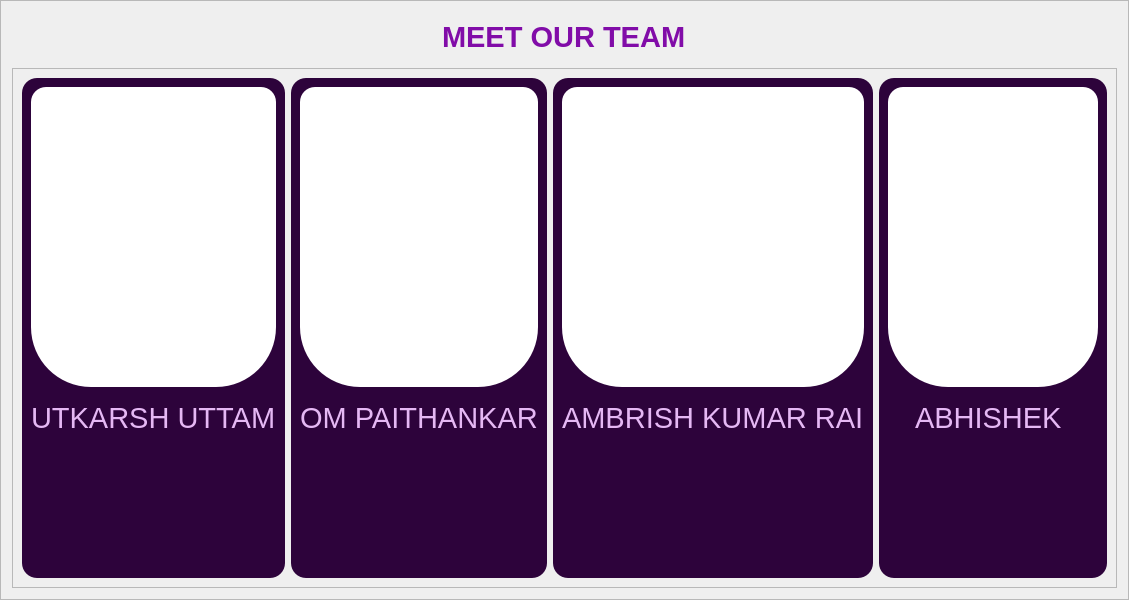
         <widget class="QFrame" name="frame_13">
          <property name="minimumSize">
           <size>
            <width>0</width>
            <height>600</height>
           </size>
          </property>
          <property name="styleSheet">
           <string notr="true"/>
          </property>
          <property name="frameShape">
           <enum>QFrame::StyledPanel</enum>
          </property>
          <property name="frameShadow">
           <enum>QFrame::Raised</enum>
          </property>
          <layout class="QVBoxLayout" name="verticalLayout_11">
           <item alignment="Qt::AlignHCenter">
            <widget class="QLabel" name="label_13">
             <property name="maximumSize">
              <size>
               <width>16777215</width>
               <height>50</height>
              </size>
             </property>
             <property name="font">
              <font>
               <family>Leelawadee UI</family>
               <pointsize>22</pointsize>
               <bold>true</bold>
              </font>
             </property>
             <property name="styleSheet">
              <string notr="true">color: rgb(129, 12, 168);</string>
             </property>
             <property name="text">
              <string>MEET OUR TEAM</string>
             </property>
            </widget>
           </item>
           <item>
            <widget class="QFrame" name="frame_24">
             <property name="frameShape">
              <enum>QFrame::StyledPanel</enum>
             </property>
             <property name="frameShadow">
              <enum>QFrame::Raised</enum>
             </property>
             <layout class="QHBoxLayout" name="horizontalLayout_13">
              <item>
               <widget class="QFrame" name="frame_23">
                <property name="styleSheet">
                 <string notr="true">background-color: rgb(45, 3, 59);
border-radius: 15px;</string>
                </property>
                <property name="frameShape">
                 <enum>QFrame::StyledPanel</enum>
                </property>
                <property name="frameShadow">
                 <enum>QFrame::Raised</enum>
                </property>
                <layout class="QVBoxLayout" name="verticalLayout_12">
                 <item>
                  <widget class="QLabel" name="label_14">
                   <property name="minimumSize">
                    <size>
                     <width>0</width>
                     <height>300</height>
                    </size>
                   </property>
                   <property name="styleSheet">
                    <string notr="true">image: url(:/images/images.png);
border-bottom-left-radius:60px;
border-bottom-right-radius:60px;
background-color: rgb(255, 255, 255);</string>
                   </property>
                   <property name="text">
                    <string/>
                   </property>
                  </widget>
                 </item>
                 <item alignment="Qt::AlignHCenter">
                  <widget class="QLabel" name="label_15">
                   <property name="minimumSize">
                    <size>
                     <width>0</width>
                     <height>30</height>
                    </size>
                   </property>
                   <property name="maximumSize">
                    <size>
                     <width>16777215</width>
                     <height>50</height>
                    </size>
                   </property>
                   <property name="font">
                    <font>
                     <family>Leelawadee UI</family>
                     <pointsize>22</pointsize>
                    </font>
                   </property>
                   <property name="styleSheet">
                    <string notr="true">color: rgb(229, 184, 244);</string>
                   </property>
                   <property name="text">
                    <string>UTKARSH UTTAM</string>
                   </property>
                  </widget>
                 </item>
                 <item>
                  <widget class="QFrame" name="frame_25">
                   <property name="frameShape">
                    <enum>QFrame::StyledPanel</enum>
                   </property>
                   <property name="frameShadow">
                    <enum>QFrame::Raised</enum>
                   </property>
                   <layout class="QHBoxLayout" name="horizontalLayout_9">
                    <item>
                     <widget class="QPushButton" name="Linked_In_U">
                      <property name="minimumSize">
                       <size>
                        <width>60</width>
                        <height>60</height>
                       </size>
                      </property>
                      <property name="maximumSize">
                       <size>
                        <width>60</width>
                        <height>16777215</height>
                       </size>
                      </property>
                      <property name="styleSheet">
                       <string notr="true">
image: url(:/icons/LinkedIn-Symbole.png);
border-radius:30px;</string>
                      </property>
                      <property name="text">
                       <string/>
                      </property>
                     </widget>
                    </item>
                    <item>
                     <widget class="QPushButton" name="Insta_U">
                      <property name="minimumSize">
                       <size>
                        <width>60</width>
                        <height>60</height>
                       </size>
                      </property>
                      <property name="maximumSize">
                       <size>
                        <width>60</width>
                        <height>16777215</height>
                       </size>
                      </property>
                      <property name="styleSheet">
                       <string notr="true">image: url(:/icons/insta.png);
border-radius:30px;</string>
                      </property>
                      <property name="text">
                       <string/>
                      </property>
                     </widget>
                    </item>
                    <item>
                     <widget class="QPushButton" name="GitHub_U">
                      <property name="minimumSize">
                       <size>
                        <width>60</width>
                        <height>60</height>
                       </size>
                      </property>
                      <property name="maximumSize">
                       <size>
                        <width>60</width>
                        <height>16777215</height>
                       </size>
                      </property>
                      <property name="styleSheet">
                       <string notr="true">image: url(:/icons/github-logo.png);
border-radius:30px;</string>
                      </property>
                      <property name="text">
                       <string/>
                      </property>
                     </widget>
                    </item>
                   </layout>
                  </widget>
                 </item>
                </layout>
               </widget>
              </item>
              <item>
               <widget class="QFrame" name="frame_26">
                <property name="styleSheet">
                 <string notr="true">background-color: rgb(45, 3, 59);
border-radius: 15px;</string>
                </property>
                <property name="frameShape">
                 <enum>QFrame::StyledPanel</enum>
                </property>
                <property name="frameShadow">
                 <enum>QFrame::Raised</enum>
                </property>
                <layout class="QVBoxLayout" name="verticalLayout_13">
                 <item>
                  <widget class="QLabel" name="label_16">
                   <property name="minimumSize">
                    <size>
                     <width>0</width>
                     <height>300</height>
                    </size>
                   </property>
                   <property name="styleSheet">
                    <string notr="true">image: url(:/images/images.png);
border-bottom-left-radius:60px;
border-bottom-right-radius:60px;
background-color: rgb(255, 255, 255);</string>
                   </property>
                   <property name="text">
                    <string/>
                   </property>
                  </widget>
                 </item>
                 <item alignment="Qt::AlignHCenter">
                  <widget class="QLabel" name="label_17">
                   <property name="minimumSize">
                    <size>
                     <width>0</width>
                     <height>30</height>
                    </size>
                   </property>
                   <property name="maximumSize">
                    <size>
                     <width>16777215</width>
                     <height>50</height>
                    </size>
                   </property>
                   <property name="font">
                    <font>
                     <family>Leelawadee UI</family>
                     <pointsize>22</pointsize>
                    </font>
                   </property>
                   <property name="styleSheet">
                    <string notr="true">color: rgb(229, 184, 244);</string>
                   </property>
                   <property name="text">
                    <string>OM PAITHANKAR</string>
                   </property>
                  </widget>
                 </item>
                 <item>
                  <widget class="QFrame" name="frame_27">
                   <property name="frameShape">
                    <enum>QFrame::StyledPanel</enum>
                   </property>
                   <property name="frameShadow">
                    <enum>QFrame::Raised</enum>
                   </property>
                   <layout class="QHBoxLayout" name="horizontalLayout_10">
                    <item>
                     <widget class="QPushButton" name="Linked_In_O">
                      <property name="minimumSize">
                       <size>
                        <width>60</width>
                        <height>60</height>
                       </size>
                      </property>
                      <property name="maximumSize">
                       <size>
                        <width>60</width>
                        <height>16777215</height>
                       </size>
                      </property>
                      <property name="styleSheet">
                       <string notr="true">
image: url(:/icons/LinkedIn-Symbole.png);
border-radius:30px;</string>
                      </property>
                      <property name="text">
                       <string/>
                      </property>
                     </widget>
                    </item>
                    <item>
                     <widget class="QPushButton" name="Insta_O">
                      <property name="minimumSize">
                       <size>
                        <width>60</width>
                        <height>60</height>
                       </size>
                      </property>
                      <property name="maximumSize">
                       <size>
                        <width>60</width>
                        <height>16777215</height>
                       </size>
                      </property>
                      <property name="styleSheet">
                       <string notr="true">image: url(:/icons/insta.png);
border-radius:30px;</string>
                      </property>
                      <property name="text">
                       <string/>
                      </property>
                     </widget>
                    </item>
                    <item>
                     <widget class="QPushButton" name="GitHub_O">
                      <property name="minimumSize">
                       <size>
                        <width>60</width>
                        <height>60</height>
                       </size>
                      </property>
                      <property name="maximumSize">
                       <size>
                        <width>60</width>
                        <height>16777215</height>
                       </size>
                      </property>
                      <property name="styleSheet">
                       <string notr="true">image: url(:/icons/github-logo.png);
border-radius:30px;</string>
                      </property>
                      <property name="text">
                       <string/>
                      </property>
                     </widget>
                    </item>
                   </layout>
                  </widget>
                 </item>
                </layout>
               </widget>
              </item>
              <item>
               <widget class="QFrame" name="frame_30">
                <property name="styleSheet">
                 <string notr="true">background-color: rgb(45, 3, 59);
border-radius: 15px;</string>
                </property>
                <property name="frameShape">
                 <enum>QFrame::StyledPanel</enum>
                </property>
                <property name="frameShadow">
                 <enum>QFrame::Raised</enum>
                </property>
                <layout class="QVBoxLayout" name="verticalLayout_15">
                 <item>
                  <widget class="QLabel" name="label_20">
                   <property name="minimumSize">
                    <size>
                     <width>0</width>
                     <height>300</height>
                    </size>
                   </property>
                   <property name="styleSheet">
                    <string notr="true">image: url(:/images/images.png);
border-bottom-left-radius:60px;
border-bottom-right-radius:60px;
background-color: rgb(255, 255, 255);</string>
                   </property>
                   <property name="text">
                    <string/>
                   </property>
                  </widget>
                 </item>
                 <item alignment="Qt::AlignHCenter">
                  <widget class="QLabel" name="label_21">
                   <property name="minimumSize">
                    <size>
                     <width>0</width>
                     <height>30</height>
                    </size>
                   </property>
                   <property name="maximumSize">
                    <size>
                     <width>16777215</width>
                     <height>50</height>
                    </size>
                   </property>
                   <property name="font">
                    <font>
                     <family>Leelawadee UI</family>
                     <pointsize>22</pointsize>
                    </font>
                   </property>
                   <property name="styleSheet">
                    <string notr="true">color: rgb(229, 184, 244);</string>
                   </property>
                   <property name="text">
                    <string>AMBRISH KUMAR RAI</string>
                   </property>
                  </widget>
                 </item>
                 <item>
                  <widget class="QFrame" name="frame_31">
                   <property name="frameShape">
                    <enum>QFrame::StyledPanel</enum>
                   </property>
                   <property name="frameShadow">
                    <enum>QFrame::Raised</enum>
                   </property>
                   <layout class="QHBoxLayout" name="horizontalLayout_12">
                    <item>
                     <widget class="QPushButton" name="Linked_In_AM">
                      <property name="minimumSize">
                       <size>
                        <width>60</width>
                        <height>60</height>
                       </size>
                      </property>
                      <property name="maximumSize">
                       <size>
                        <width>60</width>
                        <height>16777215</height>
                       </size>
                      </property>
                      <property name="styleSheet">
                       <string notr="true">
image: url(:/icons/LinkedIn-Symbole.png);
border-radius:30px;</string>
                      </property>
                      <property name="text">
                       <string/>
                      </property>
                     </widget>
                    </item>
                    <item>
                     <widget class="QPushButton" name="Insta_AM">
                      <property name="minimumSize">
                       <size>
                        <width>60</width>
                        <height>60</height>
                       </size>
                      </property>
                      <property name="maximumSize">
                       <size>
                        <width>60</width>
                        <height>16777215</height>
                       </size>
                      </property>
                      <property name="styleSheet">
                       <string notr="true">image: url(:/icons/insta.png);
border-radius:30px;</string>
                      </property>
                      <property name="text">
                       <string/>
                      </property>
                     </widget>
                    </item>
                    <item>
                     <widget class="QPushButton" name="GitHub_AM">
                      <property name="minimumSize">
                       <size>
                        <width>60</width>
                        <height>60</height>
                       </size>
                      </property>
                      <property name="maximumSize">
                       <size>
                        <width>60</width>
                        <height>16777215</height>
                       </size>
                      </property>
                      <property name="styleSheet">
                       <string notr="true">image: url(:/icons/github-logo.png);
border-radius:30px;</string>
                      </property>
                      <property name="text">
                       <string/>
                      </property>
                     </widget>
                    </item>
                   </layout>
                  </widget>
                 </item>
                </layout>
               </widget>
              </item>
              <item>
               <widget class="QFrame" name="frame_28">
                <property name="styleSheet">
                 <string notr="true">background-color: rgb(45, 3, 59);
border-radius: 15px;</string>
                </property>
                <property name="frameShape">
                 <enum>QFrame::StyledPanel</enum>
                </property>
                <property name="frameShadow">
                 <enum>QFrame::Raised</enum>
                </property>
                <layout class="QVBoxLayout" name="verticalLayout_14">
                 <item>
                  <widget class="QLabel" name="label_18">
                   <property name="minimumSize">
                    <size>
                     <width>0</width>
                     <height>300</height>
                    </size>
                   </property>
                   <property name="styleSheet">
                    <string notr="true">image: url(:/images/images.png);
border-bottom-left-radius:60px;
border-bottom-right-radius:60px;
background-color: rgb(255, 255, 255);</string>
                   </property>
                   <property name="text">
                    <string/>
                   </property>
                  </widget>
                 </item>
                 <item alignment="Qt::AlignHCenter">
                  <widget class="QLabel" name="label_19">
                   <property name="minimumSize">
                    <size>
                     <width>0</width>
                     <height>30</height>
                    </size>
                   </property>
                   <property name="maximumSize">
                    <size>
                     <width>16777215</width>
                     <height>50</height>
                    </size>
                   </property>
                   <property name="font">
                    <font>
                     <family>Leelawadee UI</family>
                     <pointsize>22</pointsize>
                    </font>
                   </property>
                   <property name="styleSheet">
                    <string notr="true">color: rgb(229, 184, 244);</string>
                   </property>
                   <property name="text">
                    <string>ABHISHEK </string>
                   </property>
                  </widget>
                 </item>
                 <item>
                  <widget class="QFrame" name="frame_29">
                   <property name="frameShape">
                    <enum>QFrame::StyledPanel</enum>
                   </property>
                   <property name="frameShadow">
                    <enum>QFrame::Raised</enum>
                   </property>
                   <layout class="QHBoxLayout" name="horizontalLayout_11">
                    <item>
                     <widget class="QPushButton" name="Linked_IN_AB">
                      <property name="minimumSize">
                       <size>
                        <width>60</width>
                        <height>60</height>
                       </size>
                      </property>
                      <property name="maximumSize">
                       <size>
                        <width>60</width>
                        <height>16777215</height>
                       </size>
                      </property>
                      <property name="styleSheet">
                       <string notr="true">
image: url(:/icons/LinkedIn-Symbole.png);
border-radius:30px;</string>
                      </property>
                      <property name="text">
                       <string/>
                      </property>
                     </widget>
                    </item>
                    <item>
                     <widget class="QPushButton" name="Insta_AB">
                      <property name="minimumSize">
                       <size>
                        <width>60</width>
                        <height>60</height>
                       </size>
                      </property>
                      <property name="maximumSize">
                       <size>
                        <width>60</width>
                        <height>16777215</height>
                       </size>
                      </property>
                      <property name="styleSheet">
                       <string notr="true">image: url(:/icons/insta.png);
border-radius:30px;</string>
                      </property>
                      <property name="text">
                       <string/>
                      </property>
                     </widget>
                    </item>
                    <item>
                     <widget class="QPushButton" name="GitHub_AB">
                      <property name="minimumSize">
                       <size>
                        <width>60</width>
                        <height>60</height>
                       </size>
                      </property>
                      <property name="maximumSize">
                       <size>
                        <width>60</width>
                        <height>16777215</height>
                       </size>
                      </property>
                      <property name="styleSheet">
                       <string notr="true">image: url(:/icons/github-logo.png);
border-radius:30px;</string>
                      </property>
                      <property name="text">
                       <string/>
                      </property>
                     </widget>
                    </item>
                   </layout>
                  </widget>
                 </item>
                </layout>
               </widget>
              </item>
             </layout>
            </widget>
           </item>
          </layout>
         </widget>
